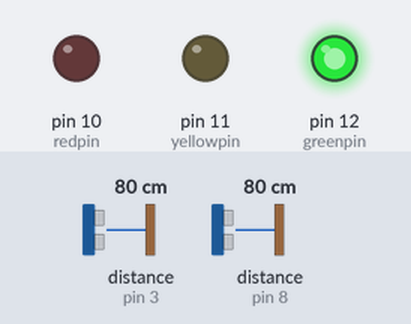
Bench run of a sketch on a simulated Arduino Uno, built with avr-gcc and run on an emulated ATmega328P. On the bench: output pins drawn as LEDs (lit = HIGH). The inputs (shaded band) are chosen by the test bench; at power-on: distance to the obstacle (sensors on pin 3, pin 8) 80 cm. The echo pulse lasts 58.3 µs per cm.

Above: at 1.2 s.
1.3 s: distance to the obstacle (sensor on pin 3) set to 51 cm
2.8 s: distance to the obstacle (sensor on pin 3) set to 43 cm
At 3.7 s:
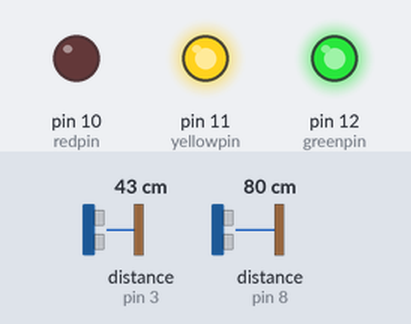
4.3 s: distance to the obstacle (sensor on pin 8) set to 56 cm
5.8 s: distance to the obstacle (sensor on pin 8) set to 50 cm
At 6.4 s:
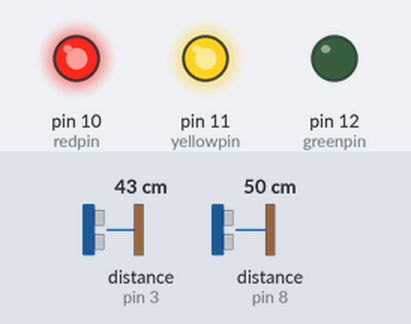
7.3 s: distance to the obstacle (sensor on pin 8) set to 26 cm
8.8 s: distance to the obstacle (sensor on pin 8) set to 20 cm
At 9.6 s:
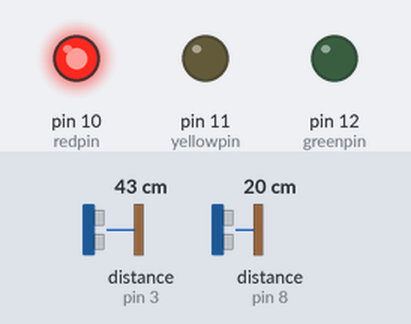
Timing chart, 0 to 11.3 s (numbered marks = the images above; inputs shaded):
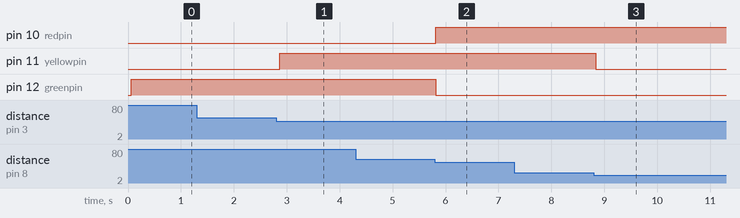

Measured:
- the behaviour switches between 48 and 47 cm on distance to the obstacle (sensor on pin 3) (found by bisection; images 0 and 1)
- the behaviour switches between 53 and 52 cm on distance to the obstacle (sensor on pin 8) (found by bisection; images 1 and 2)
- the behaviour switches between 23 and 22 cm on distance to the obstacle (sensor on pin 8) (found by bisection; images 2 and 3)
- after the input at 1.3 s, every drawn part: stays the same
- after the input at 2.8 s, pin 11 (yellowpin): LOW → HIGH after 0.07 s
- after the input at 4.3 s, every drawn part: stays the same
- after the input at 5.8 s, pin 10 (redpin): LOW → HIGH at once; pin 12 (greenpin): HIGH → LOW at once
- after the input at 7.3 s, every drawn part: stays the same
- after the input at 8.8 s, pin 11 (yellowpin): HIGH → LOW at once

The sketch:

arduino_garage_ping.ino
```cpp
/*  Test program for parking assist lights.  This uses two HC-SR04 ultrasonic
*   distance sensors to make ranging tests on car position and then lights up
*   a series of LEDs to provide feedback to the driver.
*
*   Created by: Davis Whittaker
*   Created on: 1 Oct 2016
*   Last Modified: 3 Oct 2016
*
*   3 Oct 2016 - Added flashing red lights for distances less than 8"
               - Removed use of pins to control power to the sensors
   21 Oct 2016 - Updated to add debug toggle for serial debug output.
*/

#include <NewPing.h>
// Sensor 1
#define TRIGGER_PIN  2   // Arduino pin tied to trigger pin on 1st ultrasonic sensor.
#define ECHO_PIN     3   // Arduino pin tied to echo pin on 1st ultrasonic sensor.
// Sensor 2
#define TRIGGER_PIN2  7   // Arduino pin tied to trigger pin on 2nd ultrasonic sensor.
#define ECHO_PIN2     8   // Arduino pin tied to echo pin on 2nd ultrasonic sensor.
// Red, yellow, green lights
#define redpin 10
#define yellowpin  11
#define greenpin  12

#define MAX_DISTANCE 200 // Maximum distance we want to ping for (in centimeters). Maximum sensor distance is rated at 400-500cm.

/****************Debug Setting********************/

// boolean debug = true;   // Set for debug on
 boolean debug = false;  // Set for debug off


int ping1;     // Holds distance returned by sensor 1
int ping2;     // Holds distance returned by sensor 2
int distance;  // Holds average distance reported by both sensors

NewPing sonar1(TRIGGER_PIN, ECHO_PIN, MAX_DISTANCE); // NewPing setup of pins and maximum distance.
NewPing sonar2(TRIGGER_PIN2, ECHO_PIN2, MAX_DISTANCE); // NewPing setup of pins and maximum distance.

void setup() {
  if (debug) { Serial.begin(115200); } // Open serial monitor at 115200 baud to see ping results.

  // Set up sensor pins
  pinMode(TRIGGER_PIN, OUTPUT);
  pinMode(ECHO_PIN, INPUT);
  pinMode(TRIGGER_PIN2, OUTPUT);
  pinMode(ECHO_PIN2, INPUT);

  // Set up R/G/B light pins
  pinMode(redpin, OUTPUT);      // Red light
  pinMode(yellowpin, OUTPUT);   // Yellow light
  pinMode(greenpin, OUTPUT);    // Red light
  // Set all lights off at start
  digitalWrite(redpin, LOW);
  digitalWrite(yellowpin, LOW);
  digitalWrite(greenpin, LOW);
}

void loop() {
  delay(50);  // Wait 50ms between pings (about 20 pings/sec). 29ms should be the shortest delay between pings.
  ping1 = sonar1.ping_in();  // Get sensor 1 distance
  ping2 = sonar2.ping_in();  // Get sensor 2 distance
  distance = (ping1 + ping2)/2;  // Calculate average distance

  /* Now some serial output for troubleshooting */
  if (debug) { Serial.print("Ping1: ");
  Serial.print(ping1); // Send ping, get distance in cm and print result (0 = outside set distance range)
  Serial.print("in    ");
  Serial.print("Ping2: ");
  Serial.print(ping1);
  Serial.print("in    ");
  Serial.print("Avg: ");
  Serial.print(distance);
  Serial.println("in");  }
  /* End of serial troubleshooting data section.  */

  /* Check if sensor is timed out and reset if needed */
  if (distance == 0){
    resetSensors();
  }

  /* Check distance in several ranges and turn on appropriate lights. */
  if (distance > 36 || distance == 0) {
    digitalWrite(greenpin, LOW);
    digitalWrite(yellowpin, LOW);
    digitalWrite(redpin, LOW);
  }

  if (distance > 24 && distance < 36) {
    digitalWrite(greenpin, HIGH);
    digitalWrite(yellowpin, LOW);
    digitalWrite(redpin, LOW);
  }

  if (distance > 18 && distance <= 24) {
    digitalWrite(greenpin, HIGH);
    digitalWrite(yellowpin, HIGH);
    digitalWrite(redpin, LOW);
  }

  if (distance > 12 && distance <= 18) {
    digitalWrite(greenpin, LOW);
    digitalWrite(yellowpin, HIGH);
    digitalWrite(redpin, HIGH);
  }

if (distance <= 12 && distance != 0) {
   digitalWrite(greenpin, LOW);
   digitalWrite(yellowpin, LOW);
   digitalWrite(redpin, HIGH);
   }

   if (distance <= 8 && distance > 6 && distance != 0) {
   flashred(250);
   }

   if (distance <= 6 && distance != 0) {
   flashred(125);
   }

} // End main loop

/* Function to flash red light if too close. */
void flashred(int d){
  digitalWrite(redpin, HIGH);
  delay(d);
  digitalWrite(redpin, LOW);
} // End flashred()

/* Function to reset sensors if hung up. */
void resetSensors(void){
  pinMode(ECHO_PIN, OUTPUT);
  pinMode(ECHO_PIN2, OUTPUT);
  digitalWrite(ECHO_PIN, LOW);
  digitalWrite(ECHO_PIN2, LOW);
  pinMode(ECHO_PIN, INPUT);
  pinMode(ECHO_PIN2, INPUT);
  if (debug) { Serial.println("Reset Sensor!"); }

}
```
